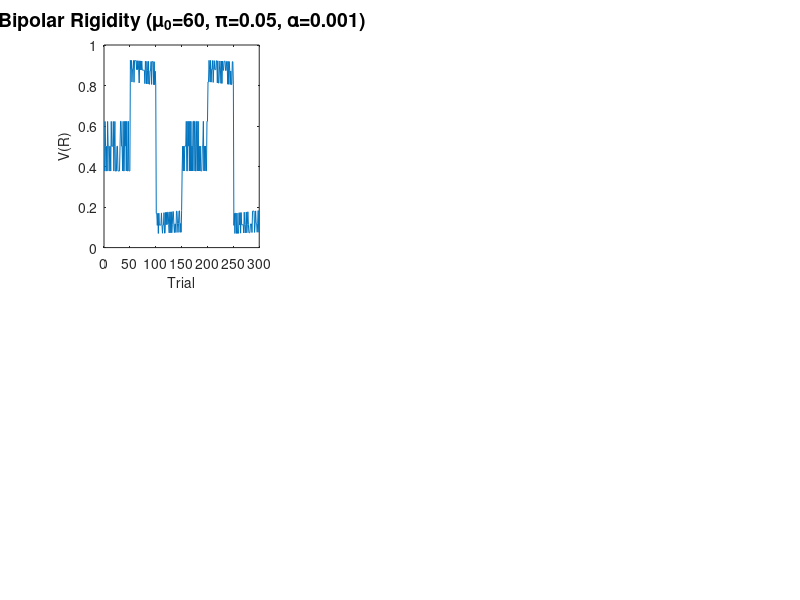

Recreate this plot in MATLAB. (Note: this script raises an error after producing the figure.)


%%%%%%%%%%%%%%%%%%%%%%%%%%%%%%%%%%%%%%%%%%%%%%%%%%%%%%%%%%%%%%%%%%%%%%%%%% 
%%%%%%%%%%%%%%%%%%%%%%%%%%%%%%%%%%%%%%%%%%%%%%%%%%%%%%%%%%%%%%%%%%%%%%%%%% 
%%%%%%%%%%%%%%%%%% A FORMAL THEORY OF MOOD INSTABILITY %%%%%%%%%%%%%%%%%%% 
%%%%%%%%%%%%%%%%%%%%%%%%%%%%%%%%%%%%%%%%%%%%%%%%%%%%%%%%%%%%%%%%%%%%%%%%%% 
%%%%%%%%%%%%%%%%%%%%%%%%%%%%%%%%%%%%%%%%%%%%%%%%%%%%%%%%%%%%%%%%%%%%%%%%%% 
%%%%%%%%%%%%%%%%%%%% SIMULATION 2 AFFECTIVE RIGIDITY %%%%%%%%%%%%%%%%%%%%% 
%%%%%%%%%%%%%%%%%%%%%%%%%%%%%%%%%%%%%%%%%%%%%%%%%%%%%%%%%%%%%%%%%%%%%%%%%% 

%   R  -  Objective  value   (stimuli as such: $100)
% V(R) -  Subjective value   (stimuli as perceived: cheap)
% m=μ  -  Reference point    (baseline standard/wish for rewards)
% p=π  -  Weight             (weight of the prediction error R-μ)
% α=a  -  Learning rate      (learning of reference based on R-μ)

% Simulation 2 involves tuning these parameters to generate:
% 1. Bipolar     evaluation  (μ=60, π=1/20, α=0.001)
% 2. Depressive  evaluation  (μ>60, π=1/20, α=0.001)
% 3. (Hypo)Manic evaluation  (μ<60, π=1/20, α=0.001)
% 4. Transient            evaluation  (μ=60, π=1/20, α=0.99)
% 5. Transient & Reactive evaluation  (μ=60, π>1/20, α=0.99)
% 6. Reactive             evaluation  (μ=60, π>1/20, α=0.2)
% 7. Reactive  & Bipolar  evaluation  (μ=60, π>1/20, α=0.001)

% Simulations are based on a dynamic evaluation model, outlined in:
% Zavlis Bentall Fonagy Rigoli (2024) A formal theory of mood instability




clear all                                                                   % Clear all variables
rng(6969)                                                                   % Random seed to ensure reproducibility




% ---------------------------------------------------------------------- % 
% ------------------------------ REALITY ------------------------------- % 
% ---------------------------------------------------------------------- % 
for i=1:300                                                                 % For loop running from 1 to 300 R outcomes
    [r index] = max(mnrnd(1,[0.33 0.34 .33]));                              % Randomly select index (1-3) from a multinomial distribution with probabilities [0.33 0.34 .33]
    index_T(1,i) = (index-2)*10;                                            % Maps the chosen index (1-3) onto a scaled value: -10 (index=1), 0 (index=2), +10 (index=3)
end                                                                         % Outcome is vector with 300 raw reality (R) values

% Moderate Reality
for i = [1:50 151:200]                                                      % For loop on R outcomes (1:50) and (151:200)
    outcome(1,i) = index_T(1,i) + 60;                                       % Add +60 to these outcomes to create moderate reality
end                                                                         % Outcome is 100 trials representing moderate reality

% Positive Reality
for i = [51:100 201:250]                                                    % For loop on R outcomes (51:100) and (201:250)
    outcome(1,i) = index_T(1,i) + 100;                                      % Add +100 to these outcomes to create positive reality
end                                                                         % Outcome is 100 trials representing positive reality

% Negative Reality
for i = [101:150 251:300]                                                   % For loop on R outcomes (101:150) and (251:300)
    outcome(1,i) = index_T(1,i) + 20;                                       % Add +20 to these outcomes to create negative reality
end                                                                         % Outcome is 100 trials representing negative reality


% ---------------------------------------------------------------------- %
% -------------------------- BIPOLAR RIGIDITY -------------------------- %
% ---------------------------------------------------------------------- %
mu = 60;                                                                    % Adaptive reference: 60
alpha = 0.001;                                                              % Maladaptively low learning rate: 0.001
p = 1/20;                                                                   % Adaptive weight-precision: 1/20
for i=1:300                                                                 % For loop running from 1 to 300 trials
    Vb(1,i) = 1 / (1+exp(p*(-outcome(i)+mu)));                              % Dynamic evaluation equation 1 (see manuscript)
    mu = mu + alpha * (outcome(i)-mu);                                      % Dynamic evaluation equation 2 (see manuscript)
end                                                                         % Outcome is vector with 300 bipolar values
subplot(2,3,1)                                                              % (2rows, 3cols, plot 1st panel)
plot(Vb)                                                                    % Plot bipolar affective values
title(['Bipolar Rigidity (μ{_0}=60, π=0.05, α=0.001)'], ...                 % Plot bipolar affective title
       'FontSize', 14)                                                      % Adjust font size
xlabel ('Trial', 'FontSize', 10); ylabel ('V(R)', 'FontSize', 10)           % Plot both x & y axes
ax = gca;                                                                   % Get current axes handle
ax.YTick = 0:0.2:1;                                                         % Set y-axis ticks at intervals of 20


% ---------------------------------------------------------------------- % 
% ------------------------ EMOTIONAL TRANSIENCE ------------------------ % 
% ---------------------------------------------------------------------- % 
mu = 60;                                                                    % Adaptive reference: 60
alpha = 0.99;                                                               % Maladaptively high learning: 0.99
p = 1/20;                                                                   % Adaptive weight-precision: 1/20
for i=1:300                                                                 % For loop running from 1 to 300 trials
    Vt(1,i) = 1 / (1+exp(p*(-outcome(i)+mu)));                              % Dynamic evaluation equation 1 (see manuscript)
    mu = mu + alpha * (outcome(i)-mu);                                      % Dynamic evaluation equation 2 (see manuscript)
end                                                                         % Outcome is vector with 300 transient values
subplot(2,3,2)                                                              % (2rows, 3cols, plot 2nd panel)
plot(Vt)                                                                    % Plot transient affective values
title(['Emotional Transience (μ{_0}=60, π=0.05, α=0.99)'], ...              % Plot transient affective title
       'FontSize', 14)                                                      % Adjust font size
xlabel ('Trial', 'FontSize', 10); ylabel ('V(R)', 'FontSize', 10)           % Plot both x & y axes
ax = gca;                                                                   % Get current axes handle
ax.YTick = 0:0.2:1;                                                         % Set y-axis ticks at intervals of 20


% ---------------------------------------------------------------------- % 
% ------------------------ EMOTIONAL REACTIVITY ------------------------ % 
% ---------------------------------------------------------------------- % 
mu = 60;                                                                    % Adaptive reference: 60
alpha = 0.2;                                                                % Adaptive learning rate: 0.2
p = 1/10;                                                                   % Maladaptively low weight-precision: 1/10
for i=1:300                                                                 % For loop running from 1 to 300 trials
    Vr(1,i) = 1 / (1+exp(p*(-outcome(i)+mu)));                              % Dynamic evaluation equation 1 (see manuscript)
    mu = mu + alpha * (outcome(i)-mu);                                      % Dynamic evaluation equation 2 (see manuscript)
end                                                                         % Outcome is vector with 300 reactive values
subplot(2,3,3)                                                              % (2rows, 3cols, plot 3rd panel)
plot(Vr)                                                                    % Plot reactive affective values
title(['Emotional Reactivity (μ{_0}=60, π=0.1, α=0.2)'], ...                % Plot reactive affective title
       'FontSize', 14)                                                      % Adjust font size
xlabel ('Trial', 'FontSize', 10); ylabel ('V(R)', 'FontSize', 10)           % Plot both x & y axes
ax = gca;                                                                   % Get current axes handle
ax.YTick = 0:0.2:1;                                                         % Set y-axis ticks at intervals of 20


% ---------------------------------------------------------------------- %
% ------------------------- DEPRESSIVE RIGIDITY ------------------------ %
% ---------------------------------------------------------------------- %
mu = 100;                                                                   % Maladaptively high reference point: 100
alpha = 0.001;                                                              % Maladaptively low learning rate: 0.001
p = 1/20;                                                                   % Adaptive weight-precision: 1/20
for i=1:300                                                                 % For loop running from 1 to 300 trials
    Vd(1,i) = 1 / (1+exp(p*(-outcome(i)+mu)));                              % Dynamic evaluation equation 1 (see manuscript)
    mu = mu + alpha * (outcome(i)-mu);                                      % Dynamic evaluation equation 2 (see manuscript)
end                                                                         % Outcome is vector with 300 depressive values
subplot(2,3,4)                                                              % (2rows, 3cols, plot 4th panel)
plot(Vd)                                                                    % Plot depressive affective values
title({'Manic Rigidity (μ{_0}=20, π=0.05, α=0.001) &', ...                  % Plot manic affective title
       'Depressive Rigidity (μ{_0}=100, π=0.05, α=0.001)'}, ...             % Plot depressive affective title
       'FontSize', 14)                                                      % Adjust font size
xlabel ('Trial', 'FontSize', 10); ylabel ('V(R)', 'FontSize', 10)           % Plot both x & y axes
ax = gca;                                                                   % Get current axes handle
ax.YTick = 0:0.2:1;                                                         % Set y-axis ticks at intervals of 20
hold on                                                                     % Keep current figure (4th panel) open...


% ---------------------------------------------------------------------- % 
% --------------------------- MANIC RIGIDITY --------------------------- % 
% ---------------------------------------------------------------------- % 
mu = 20;                                                                    % Maladaptively low reference point: 20
alpha = 0.001;                                                              % Maladaptive low learning rate: 0.001
p = 1/20;                                                                   % Adaptive weight-precision: 1/20
for i=1:300                                                                 % For loop running from 1 to 300 trials
    Vm(1,i) = 1 / (1+exp(p*(-outcome(i)+mu)));                              % Dynamic evaluation equation 1 (see manuscript)
    mu = mu + alpha * (outcome(i)-mu);                                      % Dynamic evaluation equation 2 (see manuscript)
end                                                                         % Outcome is vector with 300 manic values
plot(Vm)                                                                    % Plot manic affective values
hold off                                                                    % ...Close current figure (4th panel)


% ---------------------------------------------------------------------- % 
% ---------------------- TRANSIENCE & REACTIVITY ----------------------- % 
% ---------------------------------------------------------------------- % 
mu = 60;                                                                    % Adaptive reference: 60
alpha = 0.99;                                                               % Maladaptively high learning: 0.99
p = 1/10;                                                                   % Maladaptively low weight-precision: 1/10
for i=1:300                                                                 % For loop running from 1 to 300 trials
    Vtr(1,i) = 1 / (1+exp(p*(-outcome(i)+mu)));                             % Dynamic evaluation equation 1 (see manuscript)
    mu = mu + alpha * (outcome(i)-mu);                                      % Dynamic evaluation equation 2 (see manuscript)
end                                                                         % Outcome is vector with 300 trans-react values
subplot(2,3,5)                                                              % (2rows, 3cols, plot 5th panel)
plot(Vtr)                                                                   % Plot transient-reactive values
title({'Emotional Transience & ', ...                                       % Plot transient affective title
       'Emotional Reactivity (μ{_0}=60, π=0.1, α=0.99)'}, ...               % As well as reactivity affective title
       'FontSize', 14)                                                      % Adjust font size
xlabel ('Trial', 'FontSize', 10); ylabel ('V(R)', 'FontSize', 10)           % Plot both x & y axes
ax = gca;                                                                   % Get current axes handle
ax.YTick = 0:0.2:1;                                                         % Set y-axis ticks at intervals of 20


% ---------------------------------------------------------------------- % 
% ------------------------- BIPOLAR REACTIVITY ------------------------- % 
% ---------------------------------------------------------------------- % 
mu = 60;                                                                    % Adaptive reference: 60
alpha = 0.001;                                                              % Maladaptively low learning rate: 0.001
p = 1/10;                                                                   % Maladaptively low weight-precision: 1/10
for i=1:300                                                                 % For loop running from 1 to 300 trials
    Vrb(1,i) = 1 / (1+exp(p*(-outcome(i)+mu)));                             % Dynamic evaluation equation 1 (see manuscript)
    mu = mu + alpha * (outcome(i)-mu);                                      % Dynamic evaluation equation 2 (see manuscript)
end                                                                         % Outcome is vector with 300 react-bipolar values
subplot(2,3,6)                                                              % (2rows, 3cols, plot 6th panel)
plot(Vrb)                                                                   % Plot reactive-bipolar values
title({'Emotional Reactivity & ', ...                                       % Plot reactive affective title
       'Bipolar Rigidity (μ{_0}=60, π=0.1, α=0.001)'}, ...                  % As well as bipolar affective title
       'FontSize', 14)                                                      % Adjust font size
xlabel ('Trial', 'FontSize', 10); ylabel ('V(R)', 'FontSize', 10)           % Plot both x & y axes
ax = gca;                                                                   % Get current axes handle
ax.YTick = 0:0.2:1;                                                         % Set y-axis ticks at intervals of 20


% ---------------------------------------------------------------------- % 
% --------------------------- PRINT FIGURE 5 --------------------------- % 
% ---------------------------------------------------------------------- % 
printfigure(26, 12, 'Figure 5.pdf')                                         % See function printfigure
